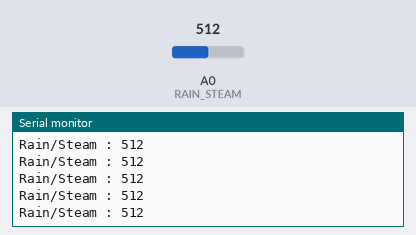
Bench run of a sketch on a simulated Arduino Mega 2560, built with avr-gcc and run on an emulated ATmega2560. On the bench: the last lines printed to the serial monitor. Inputs (shaded band) come from the test bench; at power-on: A0 (RAIN_STEAM) = 512.

Above: at 1.2 s.
1.3 s: A0 (RAIN_STEAM) set to 716
At 1.56 s:
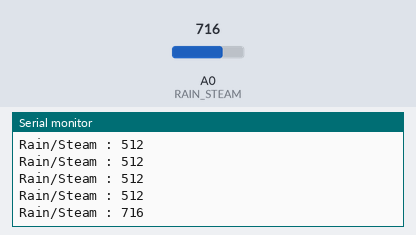
2.8 s: A0 (RAIN_STEAM) set to 900
At 2.96 s:
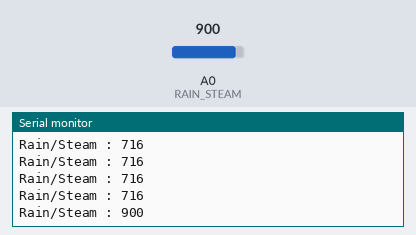
Timing chart, 0 to 5.8 s (numbered marks = the images above; inputs shaded):
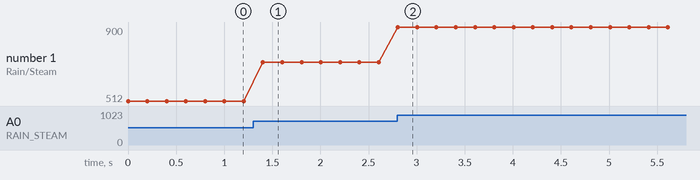

Measured:
- after the input at 1.3 s, the serial monitor: prints a new line after 0.10 s (image 1)
- after the input at 2.8 s, the serial monitor: prints a new line at once (image 2)
- plotted number 1: 512 → 716 after the input at 1.3 s, 716 → 900 after the input at 2.8 s

The sketch:

Mega2560_RainSteam.ino
```cpp
#define RAIN_STEAM A0


void setup( ) {
  Serial.begin( 9600 );
  pinMode( RAIN_STEAM, INPUT );
}

void loop( ) {
  Serial.print( "Rain/Steam : " );
  Serial.println( analogRead( RAIN_STEAM ) );
  delay(200);
}
```
